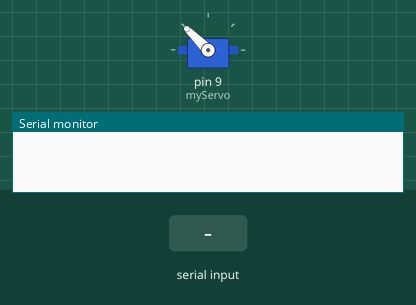
A sketch run on a simulated Arduino Uno, built with avr-gcc and run on an emulated ATmega328P. Shown: servo, the last lines printed to the serial monitor. The inputs (shaded band) are chosen by the test bench.

Above: at 1.2 s.
1.3 s: "1" received over Serial
At 1.4 s:
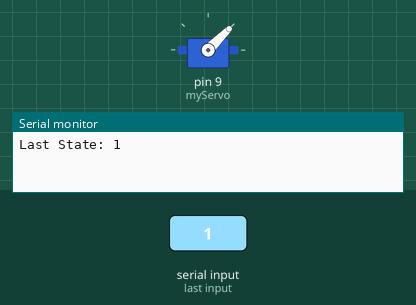
4.3 s: "0" received over Serial
At 5.5 s:
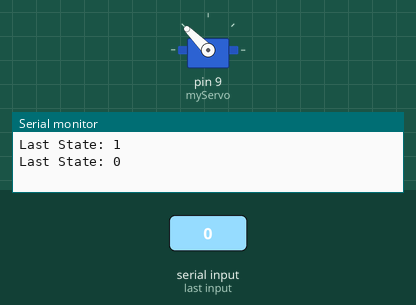
Timing chart, 0 to 7.3 s (numbered marks = the images above; inputs shaded):
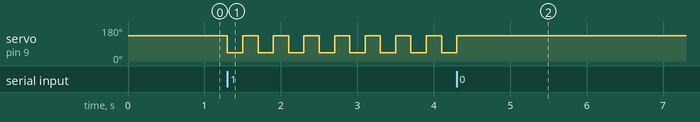

The sketch:

120125_p5laff2servo.ino
```cpp
#include <Servo.h>

Servo myServo;
char lastState = '0';

void setup() {
  myServo.attach(9); // Servo connected to pin 9
  myServo.write(135); // Closed mouth position
  Serial.begin(9600); // Serial information, my one true love
}

void loop() {

  if (Serial.available()) {
    char audienceState = Serial.read(); // Read the incoming 1/0

    if (audienceState == '1' || audienceState == '0') {
      lastState = audienceState;
    Serial.print("Last State: ");
    Serial.println(lastState);
    }
  }

    if (lastState == '1') {
      moveServo();
    } else if (lastState == '0') {
      myServo.write(135); // Return to closed mouth
    }
  }


void moveServo() {
  myServo.write(45); // Move to 45 degrees
  delay(200);        // Wait for 200ms
  myServo.write(135); // Move to 135 degrees
  delay(200);        // Wait for 200ms
  }
  
```

Measured:
- after the input at 1.3 s, servo on pin 9 (myServo): alternates 135° for 0.20 s and 45° for 0.20 s, starting at once
- after the input at 4.3 s, servo on pin 9 (myServo): goes on until 4.3 s, then stays 135°
